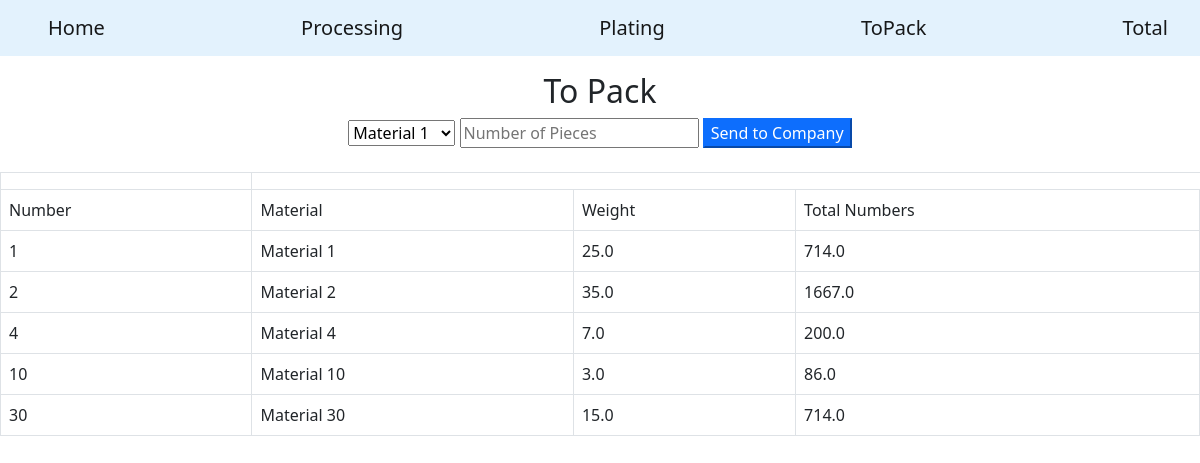
Screenshot of /topack with the database file from the repository.
### tables this page shows
CREATE TABLE topack (id INTEGER PRIMARY KEY, Name TEXT, wt REAL, weight REAL, quantity INTEGER);

### main.py (the view)
@app.route("/topack")
def ready():
    conn=sqlite3.connect('material.db')
    cur=conn.cursor()
    cur.execute("SELECT id, Name, weight, ROUND(weight/wt) AS quantity FROM topack WHERE NOT weight = 0.0")
    rows=cur.fetchall()
    return render_template('topack.html', rows=rows)

### templates/topack.html
{% extends "layout.html" %}
{% block body %}
<h2 style="text-align:center">To Pack</h2>
<form action="/topack_entry" method="post" style="text-align:center">
    <select name="material_name">
        {%for row in rows%}
        <option value="{{ row[1] }}">{{ row[1] }}</option>
        {%endfor%}
    </select>
    <input name="material_weight" placeholder="Number of Pieces" type="text">
    <input value="Send to Company" type="submit" class="btn-primary">
</form>
<br>
<table class="table  table-bordered table-hover">
    <th>
        <tr>
            <td>Number</td>
            <td>Material</td>
            <td>Weight</td>
            <td>Total Numbers</td>
        </tr>
    </th>
    {%for row in rows%}
    <tr>
        <td>{{ row[0] }}</td>
        <td>{{ row[1] }}</td>
        <td>{{ row[2] }}</td>
        <td>{{ row[3] }}</td>
        {%endfor%}
    </tr>
</table>
{% endblock %}

### rows the page displays
topack: id "1", Name "Material 1", weight "25.0", row "714.0"
topack: id "2", Name "Material 2", weight "35.0", row "1667.0"
topack: id "4", Name "Material 4", weight "7.0", row "200.0"
topack: id "10", Name "Material 10", weight "3.0", row "86.0"
topack: id "30", Name "Material 30", weight "15.0", row "714.0"

### other values shown
form field material_name "Material 1"
